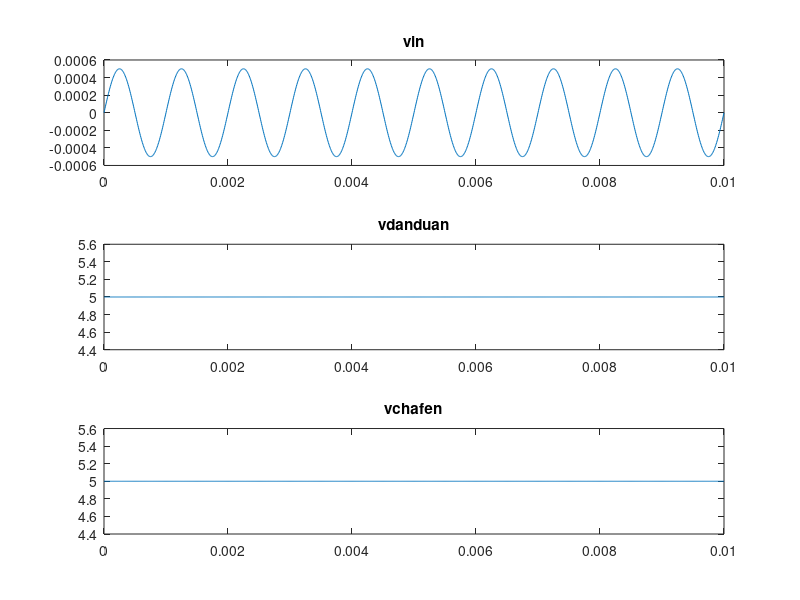

Recreate this plot in MATLAB.
clc
clear


fs=126e3;
Ts=1/fs;
t=0:Ts:0.01;
f=1000;

vin=0.5e-3*sin(2*pi*f*t);
figure(1);subplot(3,1,1);plot(t,vin);title('vin')

rf=20e3;
rin=4.7e3;

v_shift=0.96;

v_danduan=zeros(1,length(t));
for i=1:length(t)
    v_danduan(i)=(1+rf/rin)*v_shift-rf/rin*vin(i);
    if v_danduan(i)<0
        v_danduan(i)=0;
    end

    if v_danduan(i)>5
        v_danduan(i)=5;
    end    
end
figure(1);subplot(3,1,2);plot(t,v_danduan);title('vdanduan')




vocm=2.57;
rf2=2e3;
rin2=750;

v_chafen=zeros(1,length(t));
for i=1:length(t)
    v_chafen(i)=(v_danduan(i)-vocm)*rf2/rin2;
    if v_chafen(i)<-5
        v_chafen(i)=-5;
    end

    if v_chafen(i)>5
        v_chafen(i)=5;
    end    
end

figure(1);subplot(3,1,3);plot(t,v_chafen);title('vchafen')
